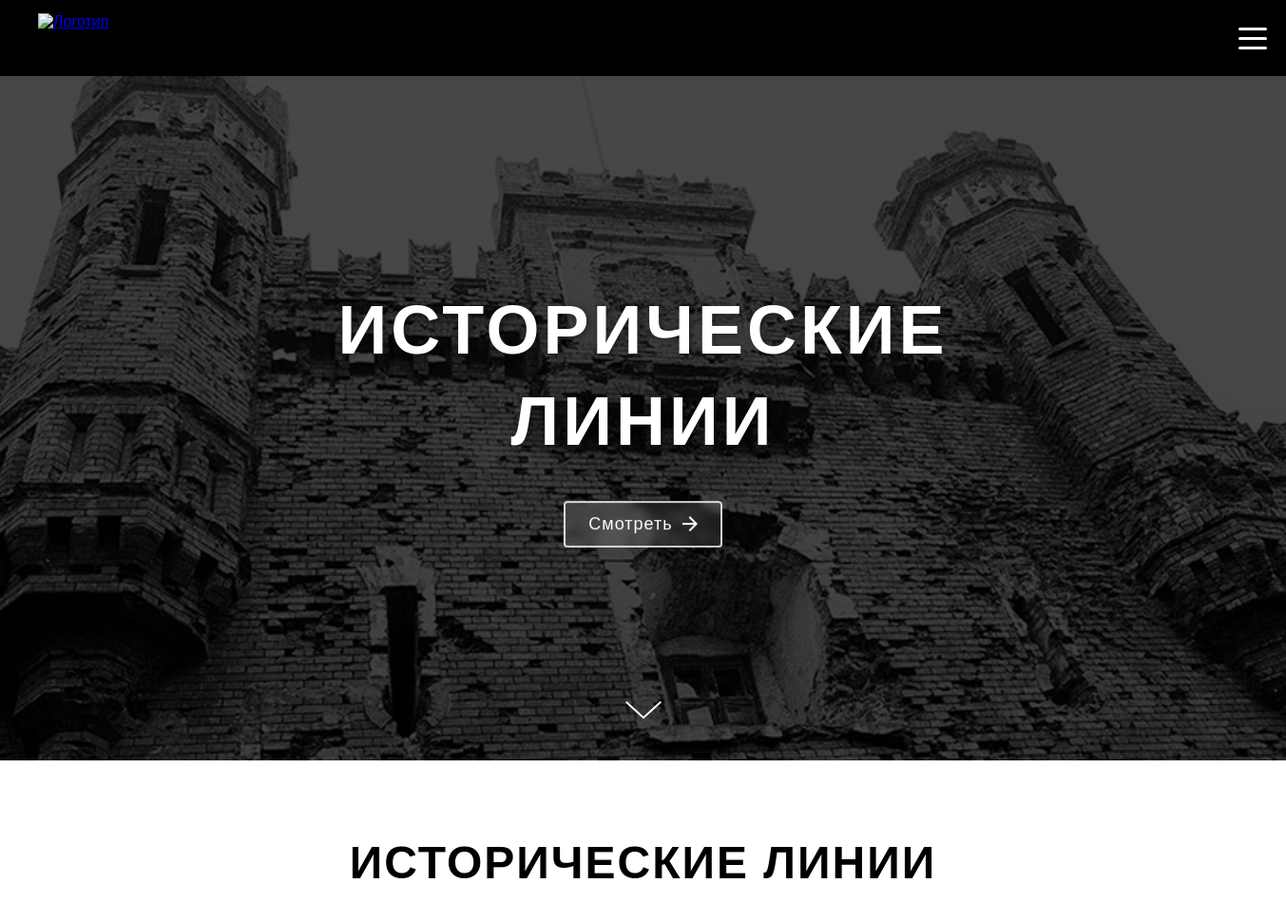
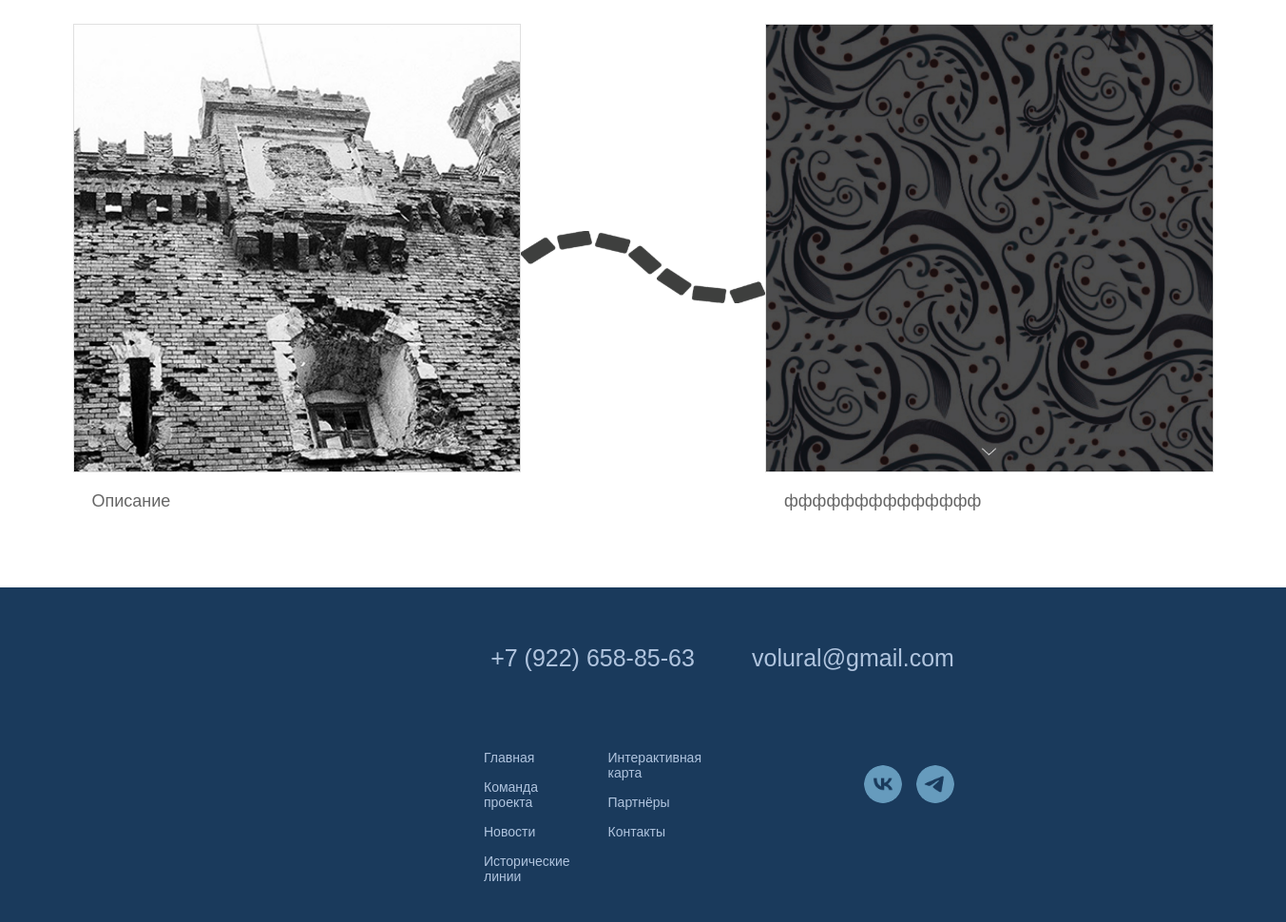
The page /history/ on the database its author committed (2 pictures, top to bottom).
### core/models.py (models this page shows, shortened)
class HistoryLine(models.Model):
    title = models.CharField(max_length=200, blank=True)
    image = models.ImageField(upload_to='history/')
    description = models.TextField(blank=True, null=True)
    order = models.PositiveIntegerField(default=0)
    class Meta:
        ordering = ['order']

### core/views.py (the view)
# urls.py: path('history/', history_lines_page, name='history'),
def history_lines_page(request):
    lines = HistoryLine.objects.all().order_by('order')
    return render(request, 'historyLine.html', {'history_lines': lines})

### core/templates/historyLine.html (shortened to what this page needs)
<!DOCTYPE html>
<html lang="ru">
<head>
    {% load static %}
    <link rel="stylesheet" href="{% static 'css/main.css' %}">
    <link rel="stylesheet" href="{% static 'css/historyLine.css' %}">
</head>
<body>
    <header id="header">
        <div class="menu-container">
            <div class="logo">
                <a href="/" class="logo-link" aria-label="Главная">
                    <img src="https://static.tildacdn.info/tild3238-3263-4763-b737-373635623637/noroot.png" alt="Логотип">
                </a>
            </div>
            <button class="hamburger" id="hamburger" aria-label="Меню">
                <span></span>
                <span></span>
                <span></span>
            </button>
        </div>
    </header>
    <section id="history-line-hero">
        <div class="history-line-wrapper">
            <div class="history-line-background">
                <img src="{% static 'img/historyLine-Castel.png' %}" alt="Исторические линии" class="history-line-image">
                <div class="history-line-overlay"></div>
            </div>
            <div class="history-line-content">
                <h1 class="history-line-title">
                    <span class="history-line-title-line">ИСТОРИЧЕСКИЕ</span>
                    <span class="history-line-title-line">ЛИНИИ</span>
                </h1>
                <a href="#history-line-content" class="history-line-cta">
                    <span>Смотреть</span>
                    <svg width="16" height="16" viewBox="0 0 16 16" fill="white">
                        <path d="M8 0L6.59 1.41L12.17 7H0v2h12.17l-5.58 5.59L8 16l8-8z"/>
                    </svg>
                </a>
            </div>
            <div class="history-line-arrow">
            </div>
        </div>
    </section>
    <section id="history-line-content">
        <div class="history-line-content-container">
            <h2 class="history-line-content-title">Исторические линии</h2>
            <div class="history-line-row">
                {% for line in history_lines %}
                    <div class="history-line-item">
                        <div class="history-line-image-placeholder">
                            <img
                                src="{{ line.image.url }}"
                                alt="{{ line.title }}"
                                class="history-line-placeholder-img"
                                onclick="openHistoryModal(this)"
                                data-title="{{ line.title }}"
                                data-description="{{ line.description }}"
                            >
                        </div>
                        <div class="history-line-description">
                            <p>{{ line.description }}</p>
                        </div>
                    </div>
                    {% if not forloop.last %}
                        <div class="history-line-connector">
                            <img src="{% static 'img/path.svg' %}" alt="">
                        </div>
                    {% endif %}
                {% empty %}
                    <p>Исторических линий пока нет.</p>
                {% endfor %}
            </div>
        </div>
    </section>
    <footer id="footer">
        <div class="footer-container">
            <div class="footer-middle">
                <a href="tel:+79226588563" class="footer-phone">+7 (922) 658-85-63</a>
                <div class="footer-nav-columns">
                    <div class="footer-nav-column">
                        <a href="main.html#hero" class="footer-link">Главная</a>
                        <a href="teams.html" class="footer-link">Команда проекта</a>
                        <a href="news.html" class="footer-link">Новости</a>
                        <a href="historyLine.html" class="footer-link">Исторические линии</a>
                    </div>
                    <div class="footer-nav-column">
                        <a href="main.html#interactive-map" class="footer-link">Интерактивная карта</a>
                        <a href="partners.html" class="footer-link">Партнёры</a>
                        <a href="contacts.html" class="footer-link">Контакты</a>
                    </div>
                </div>
            </div>
            <div class="footer-right">
                <a href="mailto:volural@gmail.com" class="footer-email">volural@gmail.com</a>
                <div class="footer-social">
                    <a href="#" target="_blank" class="footer-social-icon" aria-label="VKontakte">
                        <img src="{% static 'img/logoVK.png' %}" alt="VKontakte" class="footer-social-image">
                    </a>
                    <a href="#" target="_blank" class="footer-social-icon" aria-label="Telegram">
                        <img src="{% static 'img/logoTG.png' %}" alt="Telegram" class="footer-social-image">
                    </a>
                </div>
            </div>
        </div>
    </footer>
</body>
</html>

### core/static/css/main.css (style rules this page uses)
* { margin: 0; padding: 0; box-sizing: border-box; }
html { scroll-behavior: smooth; }
body { font-family: Arial, sans-serif; overflow-x: hidden; margin: 0; padding: 0; }
#header { background-color: #000; width: 100%; position: fixed; top: 0; left: 0; right: 0; z-index: 100; }
.menu-container { display: flex; align-items: center; justify-content: space-between; padding: 0 20px 0 40px; height: 80px; }
.logo { display: flex; align-items: center; }
.logo-link { display: inline-flex; align-items: center; }
.logo img { width: 120px; height: 53px; display: block; }
.hamburger { display: flex; flex-direction: column; justify-content: space-around; width: 30px; height: 30px; background: transparent; border: none; cursor: pointer; padding: 0; z-index: 10; }
.hamburger span { width: 30px; height: 3px; background-color: #fff; border-radius: 3px; transition: all 0.3s ease; transform-origin: center; }
.history-line-title { font-size: 36px; font-weight: bold; color: #000; text-align: center; margin-bottom: 50px; }
.history-line-content { position: relative; display: flex; align-items: center; justify-content: center; margin-bottom: 30px; }
.history-line-image { width: 100%; height: 100%; object-fit: cover; }
.history-line-description { font-size: 16px; color: #000; margin: 0; padding-left: 20px; }
#footer { background-color: #1a3a5c; color: #fff; padding: 60px 40px 40px; }
.footer-container { margin: 0 auto; display: grid; grid-template-columns: 1fr 1fr 1fr; align-items: start; }
.footer-middle { display: flex; flex-direction: column; gap: 82px; align-items: center; margin-left: 389px; margin-right: 53px; }
.footer-nav-columns { display: flex; gap: 40px; justify-content: center; }
.footer-nav-column { display: flex; flex-direction: column; gap: 15px; }
.footer-link { color: #b0c4de; text-decoration: none; font-size: 14px; transition: color 0.3s ease; }
.footer-right { padding-right: 339px; display: flex; flex-direction: column; gap: 98px; align-items: flex-end; }
.footer-phone, .footer-email { color: #b0c4de; text-decoration: none; font-size: 25px; transition: color 0.3s ease; }
.footer-social { display: flex; gap: 15px; }
.footer-social-icon { width: 40px; height: 40px; border-radius: 50%; display: flex; align-items: center; justify-content: center; transition: opacity 0.3s ease; }
.footer-social-image { width: 100%; height: 100%; object-fit: contain; border-radius: 50%; }

### rows shown on the page
HistoryLine: image (picture), description "Описание"
HistoryLine: image (picture), description "фффффффффффффф"
